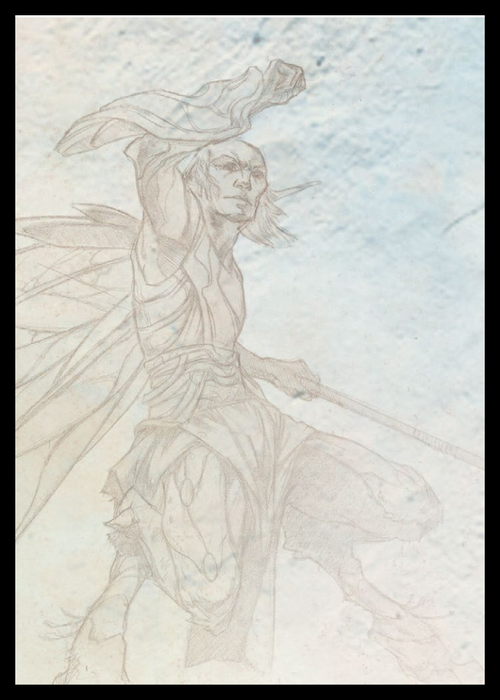
#> input picture melee_cards/unique_cards/card_page_22.png, 500 x 700 px
$ python add_card_text.py
#> lines starting #> are read from the running program, lines starting #| are printed output that depends on the picture
import os
from pathlib import Path
from PIL import Image, ImageDraw, ImageFont
import json

# Card definitions with text, positions, and styling
# Each card has moves with highlights positioned correctly:
# - High Guard: highlight on Deal column for Falling Swing
# - Falling Swing: highlight on Suffer column for High Guard
# - etc.
CARD_DEFINITIONS = {
    "High Guard": {
        "title": "High Guard",
        "damage_type": None,
        "damage_choice": None,
        "opponent_plays": "Opponent Plays",
        "oval_suffix": "Deal / Suffer",
        "moves": [
            {"name": "High Guard", "cost": "∅", "suffer": "∅"},
            {"name": "Falling Swing", "cost": "∅", "suffer": "∅", "annotation": "(I or S)", "highlight": "deal"},
            {"name": "Thrust", "cost": "∅", "suffer": "0", "annotation": "(P)"},
            {"name": "Sweeping Cut", "cost": "∅", "suffer": "∅", "annotation": "(S)"},
            {"name": "Rising Attack", "cost": "∅", "suffer": "2", "annotation": "(I, S or P)"},
            {"name": "Low Guard", "cost": "∅", "suffer": "∅"}
        ]
    },
    "Falling Swing": {
        "title": "Falling Swing",
        "damage_type": "Damage Type:",
        "damage_choice": "Choose Impact or Slicing.",
        "opponent_plays": "Opponent Plays",
        "oval_suffix": "Deal / Suffer",
        "moves": [
            {"name": "High Guard", "cost": "∅", "suffer": "∅", "highlight": "suffer"},
            {"name": "Falling Swing", "cost": "0", "suffer": "0", "annotation": "(I or S)"},
            {"name": "Thrust", "cost": "0", "suffer": "2", "annotation": "(P)"},
            {"name": "Sweeping Cut", "cost": "3", "suffer": "2", "annotation": "(S)"},
            {"name": "Rising Attack", "cost": "3", "suffer": "1", "annotation": "(I, S or P)"},
            {"name": "Low Guard", "cost": "2", "suffer": "∅"}
        ]
    },
    "Thrust": {
        "title": "Thrust",
        "damage_type": "Damage Type:",
        "damage_choice": "Piercing",
        "opponent_plays": "Opponent Plays",
        "oval_suffix": "Deal / Suffer",
        "moves": [
            {"name": "High Guard", "cost": "0", "suffer": "∅"},
            {"name": "Falling Swing", "cost": "2", "suffer": "0", "annotation": "(I or S)"},
            {"name": "Thrust", "cost": "3", "suffer": "3", "annotation": "(P)"},
            {"name": "Sweeping Cut", "cost": "∅", "suffer": "0", "annotation": "(S)", "highlight": "suffer"},
            {"name": "Rising Attack", "cost": "2", "suffer": "1", "annotation": "(I, S or P)"},
            {"name": "Low Guard", "cost": "1", "suffer": "∅"}
        ]
    },
    "Sweeping Cut": {
        "title": "Sweeping Cut",
        "damage_type": "Damage Type:",
        "damage_choice": "Slicing",
        "opponent_plays": "Opponent Plays",
        "oval_suffix": "Deal / Suffer",
        "moves": [
            {"name": "High Guard", "cost": "∅", "suffer": "∅"},
            {"name": "Falling Swing", "cost": "2", "suffer": "3", "annotation": "(I or S)"},
            {"name": "Thrust", "cost": "0", "suffer": "∅", "annotation": "(P)", "highlight": "deal"},
            {"name": "Sweeping Cut", "cost": "0", "suffer": "0", "annotation": "(S)"},
            {"name": "Rising Attack", "cost": "2", "suffer": "2", "annotation": "(I, S or P)"},
            {"name": "Low Guard", "cost": "∅", "suffer": "∅"}
        ]
    },
    "Rising Attack": {
        "title": "Rising Attack",
        "damage_type": "Damage Type:",
        "damage_choice": "Choose Impact, Slicing or Piercing",
        "opponent_plays": "Opponent Plays",
        "oval_suffix": "Deal / Suffer",
        "moves": [
            {"name": "High Guard", "cost": "2", "suffer": "∅"},
            {"name": "Falling Swing", "cost": "1", "suffer": "3", "annotation": "(I or S)"},
            {"name": "Thrust", "cost": "1", "suffer": "2", "annotation": "(P)"},
            {"name": "Sweeping Cut", "cost": "2", "suffer": "2", "annotation": "(S)"},
            {"name": "Rising Attack", "cost": "1", "suffer": "1", "annotation": "(I, S or P)"},
            {"name": "Low Guard", "cost": "∅", "suffer": "∅", "highlight": "suffer"}
        ]
    },
    "Low Guard": {
        "title": "Low Guard",
        "damage_type": None,
        "damage_choice": None,
        "opponent_plays": "Opponent Plays",
        "oval_suffix": "Deal / Suffer",
        "moves": [
            {"name": "High Guard", "cost": "∅", "suffer": "∅"},
            {"name": "Falling Swing", "cost": "∅", "suffer": "2", "annotation": "(I or S)"},
            {"name": "Thrust", "cost": "∅", "suffer": "1", "annotation": "(P)"},
            {"name": "Sweeping Cut", "cost": "∅", "suffer": "∅", "annotation": "(S)"},
            {"name": "Rising Attack", "cost": "∅", "suffer": "∅", "annotation": "(I, S or P)", "highlight": "deal"},
            {"name": "Low Guard", "cost": "∅", "suffer": "∅"}
        ]
    }
}

# Card order mapping
CARD_ORDER = [
    "High Guard",      # card_page_22.png
    "Falling Swing",   # card_page_25.png
    "Thrust",          # card_page_28.png
    "Sweeping Cut",    # card_page_31.png
    "Rising Attack",   # card_page_34.png
    "Low Guard"        # card_page_37.png
]

def get_font(size, bold=False):
    """Get Verdana font with fallback options."""
    font_paths = [
        "/usr/share/fonts/truetype/dejavu/DejaVuSans-Bold.ttf" if bold else "/usr/share/fonts/truetype/dejavu/DejaVuSans.ttf",
        "/usr/share/fonts/TTF/verdana.ttf",
        "/usr/share/fonts/truetype/liberation/LiberationSans-Bold.ttf" if bold else "/usr/share/fonts/truetype/liberation/LiberationSans-Regular.ttf",
        "/System/Library/Fonts/Verdana.ttf",  # macOS
        "C:/Windows/Fonts/verdana.ttf"        # Windows
    ]

    for font_path in font_paths:
        try:
            if os.path.exists(font_path):
                return ImageFont.truetype(font_path, size)
        except:
            continue

    # Fallback to default font
    try:
        return ImageFont.truetype("arial.ttf", size)
    except:
        return ImageFont.load_default()

def draw_yellow_highlight(draw, x, y, width, height):
    """Draw a yellow circle highlight with dark yellow border."""
    # Create a circular highlight
    highlight_color = (255, 255, 0, 180)  # Yellow with transparency
    border_color = (204, 204, 0, 255)     # Dark yellow border

    # Calculate circle center and radius - make it even bigger
    center_x = x + width // 2 + 2
    center_y = y + height // 2 + 8        # Shift up by 3 pixels (8-3=5)
    radius = int(11 * 1.5)  # Make it 1.5x bigger again (was 9, now 13.5 -> 14)

    # Draw dark yellow border circle (slightly larger)
    border_radius = radius + 2
    draw.ellipse([center_x - border_radius, center_y - border_radius,
                  center_x + border_radius, center_y + border_radius],
                 fill=border_color)

    # Draw yellow circle
    draw.ellipse([center_x - radius, center_y - radius,
                  center_x + radius, center_y + radius],
                 fill=highlight_color)

def draw_table_lines(draw, table_x, table_y, table_width, table_height, num_rows, deal_x, suffer_x):
    """Draw grey table lines around the moves section."""
    line_color = (128, 128, 128, 255)  # Grey color for table lines
    line_width = 1

    # Draw outer border
    draw.rectangle([table_x, table_y, table_x + table_width, table_y + table_height],
                   outline=line_color, width=line_width)

    # Draw horizontal lines (between rows)
    row_height = table_height / num_rows
    for i in range(1, num_rows):
        y = table_y + int(i * row_height)
        draw.line([table_x, y, table_x + table_width, y], fill=line_color, width=line_width)

    # Draw vertical lines based on actual column positions
    # Calculate the distance between Deal and Suffer centers
    column_spacing = suffer_x - deal_x
    # Use this spacing as the width for both columns
    column_width = column_spacing

    # Create 2 vertical lines: left of Deal and between Deal/Suffer
    # The table's right border serves as the right edge of Suffer column

    # Line 1: Left edge of Deal column
    x1 = deal_x - column_width // 2
    draw.line([x1, table_y, x1, table_y + table_height], fill=line_color, width=line_width)

    # Line 2: Between Deal and Suffer (centered between them)
    x2 = (deal_x + suffer_x) // 2
    draw.line([x2, table_y, x2, table_y + table_height], fill=line_color, width=line_width)

def add_text_to_card(image_path, card_name, output_path):
    """Add text overlay to a card image."""
#> called with card_name = 'High Guard'
    if card_name not in CARD_DEFINITIONS:
        print(f"Card definition not found for: {card_name}")
        return False

    card_data = CARD_DEFINITIONS[card_name]

    # Open the image
    img = Image.open(image_path).convert("RGBA")

    # Create a transparent overlay for text
    text_overlay = Image.new("RGBA", img.size, (255, 255, 255, 0))
    draw = ImageDraw.Draw(text_overlay)

    # Define fonts with larger sizes for better readability and more space usage
    title_font = get_font(48, bold=True)          # Bigger title
    subtitle_font = get_font(20, bold=False)      # Smaller for "Damage Type:" label
    body_font = get_font(20)                      # Bigger body text
    body_bold_font = get_font(24, bold=True)      # Bigger and bold for damage types
    move_font = get_font(28, bold=True)           # Even bigger move names
    cost_font = get_font(26, bold=True)           # Even bigger cost/suffer
    num_font = get_font(32, bold=True)           # Bigger numbers
    annotation_font = get_font(14, bold=True)                # Smaller annotations

    # Colors
    black = (0, 0, 0, 255)
    dark_gray = (64, 64, 64, 255)
    light_gray = (60, 60, 60, 255)               # Darker for annotations
    suffer_gray = (90, 90, 90, 255)           # Darker for suffer column

    # Card dimensions
    card_width, card_height = img.size

    # Use more of the card space - move further left
    margin_left = 30                              # Adjusted for better alignment
    margin_right = 60
    content_width = card_width - margin_left - margin_right

    # Title position (top of card)
    title_x = margin_left
    title_y = 40
    draw.text((title_x, title_y), card_data["title"], fill=black, font=title_font)

    # Damage type section (if applicable)
    if card_data["damage_type"]:
        damage_y = title_y + 90
        # "Damage Type:" is not bold
        draw.text((title_x, damage_y), card_data["damage_type"], fill=black, font=subtitle_font)

        choice_y = damage_y + 32
        # Parse and make damage types bold with proper baseline alignment
        choice_text = card_data["damage_choice"]
        if "Choose" in choice_text:
            # Split the text to make damage types bold
            parts = choice_text.split()

            # Collect all text elements for this line to calculate baseline
            choice_texts = []
            for part in parts:
                clean_part = part.rstrip('.,')
                if clean_part in ["Impact", "Slicing", "Piercing"]:
                    choice_texts.append((part, body_bold_font))
                else:
                    choice_texts.append((part, body_font))

            # Calculate maximum ascent for baseline alignment
            max_ascent = 0
            for text, font in choice_texts:
                ascent = font.getmetrics()[0]
                max_ascent = max(max_ascent, ascent)

            # Calculate common baseline
            choice_baseline_y = choice_y + max_ascent

            # Draw all text on the same baseline
            x_pos = title_x
            for i, part in enumerate(parts):
                # Remove punctuation for checking
                clean_part = part.rstrip('.,')
                if clean_part in ["Impact", "Slicing", "Piercing"]:
                    # This is a damage type - make it bold
                    font_to_use = body_bold_font
                else:
                    font_to_use = body_font

                # Calculate Y position based on baseline
                font_ascent = font_to_use.getmetrics()[0]
                text_y = choice_baseline_y - font_ascent

                draw.text((x_pos, text_y), part, fill=black, font=font_to_use)
                # Calculate width of this word for next position
                bbox = draw.textbbox((0, 0), part + " ", font=font_to_use)
                x_pos += bbox[2] - bbox[0]
        else:
            # Just draw the damage type bold
            draw.text((title_x, choice_y), choice_text, fill=black, font=body_bold_font)

        start_y = choice_y + 90  # Increased spacing after damage type
    else:
        start_y = title_y + 110  # Increased spacing when no damage type
    margin_left = 24
    # Calculate column positions first to align headers properly
    # First calculate annotation space to properly align headers
    max_annotation_width = 0
    for move in card_data["moves"]:
        if "annotation" in move:
            move_bbox = draw.textbbox((0, 0), move["name"] + " ", font=move_font)
            annotation_bbox = draw.textbbox((0, 0), move["annotation"], font=annotation_font)
            total_width = (move_bbox[2] - move_bbox[0]) + (annotation_bbox[2] - annotation_bbox[0])
            max_annotation_width = max(max_annotation_width, total_width)
#> this loop made 6 passes
#> (move_bbox, annotation_bbox, total_width, max_annotation_width) on passes 2 to 5: ((0, 5, 220, 32), (0, 2, 54, 14), 274, 274), ((0, 5, 113, 26), (0, 2, 23, 14), 136, 274), ((0, 5, 227, 32), (0, 2, 23, 14), 250, 274), ((0, 5, 219, 32), (0, 2, 75, 15), 294, 294)

    # Position columns based on the longest move name + annotation - move further right
    deal_col_x = margin_left + max_annotation_width + 50  # Restored original spacing
#> deal_col_x = 368
    suffer_col_x = deal_col_x + 70  # Restored original spacing
#> suffer_col_x = 438

    # Calculate table positioning from bottom of card for consistency
    # Define table dimensions first
    num_moves = len(card_data["moves"])
    line_height = 58  # Height per row
    table_padding_from_bottom = 60  # Distance from bottom of card
    header_height = 50  # Height for header row

    # Calculate table position from bottom
    table_height = header_height + (num_moves * line_height)
    table_end_y = card_height - table_padding_from_bottom
    table_start_y = table_end_y - table_height

    # Header row positioning
    opponent_y = table_start_y + 10  # Small padding from table top

    # Moves start position
    moves_start_y = opponent_y + header_height

    # Calculate baseline for header row - find max ascent among all header texts
    header_texts = [
        (card_data["opponent_plays"], body_font),
        ("Deal", body_font),
        ("Suffer", body_font)
    ]

    max_ascent = 0
    for text, font in header_texts:
        bbox = draw.textbbox((0, 0), text, font=font)
        ascent = font.getmetrics()[0]  # Get ascent from font metrics
        max_ascent = max(max_ascent, ascent)
#> this loop made 3 passes
#> bbox on passes 1 to 3: (0, 4, 157, 23), (0, 4, 46, 19), (0, 4, 60, 19)

    # Calculate common baseline for header row
    header_baseline_y = opponent_y + max_ascent + 6

    # Draw all header texts on the same baseline
    # "Opponent Plays"
    opponent_ascent = body_font.getmetrics()[0]
    opponent_text_y = header_baseline_y - opponent_ascent
    draw.text((title_x, opponent_text_y), card_data["opponent_plays"], fill=black, font=body_font)

    # "Deal" and "Suffer" headers - center them over their columns
    deal_bbox = draw.textbbox((0, 0), "Deal", font=body_font)
#> deal_bbox = (0, 4, 46, 19)
    suffer_bbox = draw.textbbox((0, 0), "Suffer", font=body_font)
#> suffer_bbox = (0, 4, 60, 19)
    deal_width = deal_bbox[2] - deal_bbox[0]
#> deal_width = 46
    suffer_width = suffer_bbox[2] - suffer_bbox[0]
#> suffer_width = 60

    deal_ascent = body_font.getmetrics()[0]
    suffer_ascent = body_font.getmetrics()[0]
    deal_text_y = header_baseline_y - deal_ascent
    suffer_text_y = header_baseline_y - suffer_ascent

    draw.text((deal_col_x - deal_width//2, deal_text_y), "Deal", fill=black, font=body_font)
    draw.text((suffer_col_x - suffer_width//2 + 4, suffer_text_y), "Suffer", fill=dark_gray, font=body_font)

    # Calculate column positions
    move_name_x = title_x

    for i, move in enumerate(card_data["moves"]):
        # Calculate the top Y position for this row
        row_top_y = moves_start_y + (i * line_height)

        # Collect all text elements that will be drawn in this row
        row_texts = []

        # Move name
        move_text = move["name"]
        row_texts.append((move_text, move_font))

        # Annotation if present
        if "annotation" in move:
            row_texts.append((move["annotation"], annotation_font))

        # Cost and suffer values
        cost_text = str(move['cost'])
        suffer_text = str(move['suffer'])
        row_texts.append((cost_text, cost_font))
        row_texts.append((suffer_text, cost_font))

        # Calculate maximum ascent for this row
        max_ascent = 0
        for text, font in row_texts:
            ascent = font.getmetrics()[0]  # Get ascent from font metrics
            max_ascent = max(max_ascent, ascent)

        # Calculate common baseline for this row
        row_baseline_y = row_top_y + max_ascent + 5  # Add small padding from top of cell

        # Draw move name on baseline
        move_ascent = move_font.getmetrics()[0]
        move_y = row_baseline_y - move_ascent
        draw.text((move_name_x, move_y), move_text, fill=black, font=move_font)

        # Draw annotation if present, on same baseline
        if "annotation" in move:
            move_text_bbox = draw.textbbox((0, 0), move_text + " ", font=move_font)
            annotation_x = move_name_x + (move_text_bbox[2] - move_text_bbox[0])
            annotation_ascent = annotation_font.getmetrics()[0]
            annotation_y = row_baseline_y - annotation_ascent

            draw.text((annotation_x, annotation_y - 4), move["annotation"], fill=light_gray, font=annotation_font)

        # Check if this move should be highlighted and in which column
        highlight_type = move.get("highlight", None)

        # Calculate text dimensions for highlighting and positioning
        cost_bbox = draw.textbbox((0, 0), cost_text, font=cost_font)
        suffer_bbox = draw.textbbox((0, 0), suffer_text, font=cost_font)
        cost_width = cost_bbox[2] - cost_bbox[0]
        suffer_width = suffer_bbox[2] - suffer_bbox[0]
        cost_height = cost_bbox[3] - cost_bbox[1]
        suffer_height = suffer_bbox[3] - suffer_bbox[1]

        # Calculate Y positions for cost and suffer text on baseline
        cost_ascent = num_font.getmetrics()[0]
        suffer_ascent = num_font.getmetrics()[0]
        cost_y = row_baseline_y - cost_ascent
        suffer_y = row_baseline_y - suffer_ascent

        # Draw highlights if needed (position them relative to the baseline-aligned text)
        if highlight_type == "deal":
            highlight_y = cost_y  # Use the baseline-aligned position
            draw_yellow_highlight(draw, deal_col_x - cost_width//2 - 10, highlight_y, cost_width + 20, cost_height)
        elif highlight_type == "suffer":
            highlight_y = suffer_y  # Use the baseline-aligned position
            draw_yellow_highlight(draw, suffer_col_x - suffer_width//2 - 10, highlight_y, suffer_width + 20, suffer_height)

        # Draw the cost and suffer values (centered in their columns, on baseline)
        draw.text((deal_col_x - cost_width//2, cost_y), cost_text, fill=black, font=num_font)
        # Suffer column is more greyed out
        draw.text((suffer_col_x - suffer_width//2, suffer_y), suffer_text, fill=suffer_gray, font=num_font)
#> this loop made 6 passes
#> (move_text_bbox, annotation_x, suffer_bbox, suffer_width, suffer_height) on pass 2: ((0, 5, 220, 32), 250, (0, 6, 22, 26), 22, 20)

    # Draw table lines around the moves section
    table_start_x = margin_left - 5  # Start slightly left of text
    table_end_x = suffer_col_x + 40  # End slightly right of suffer column
#> table_end_x = 478
    table_width = table_end_x - table_start_x
#> table_width = 459

    draw_table_lines(draw, table_start_x, table_start_y, table_width, table_height,
                     num_moves + 1, deal_col_x, suffer_col_x)  # Pass actual column positions
#> in draw_table_lines, `column_spacing = suffer_x - deal_x`: column_spacing = 70
#> in draw_table_lines, `x1 = deal_x - column_width // 2`: x1 = 333
#> in draw_table_lines, `x2 = (deal_x + suffer_x) // 2`: x2 = 403

    # Composite the text overlay onto the original image
    final_img = Image.alpha_composite(img, text_overlay)
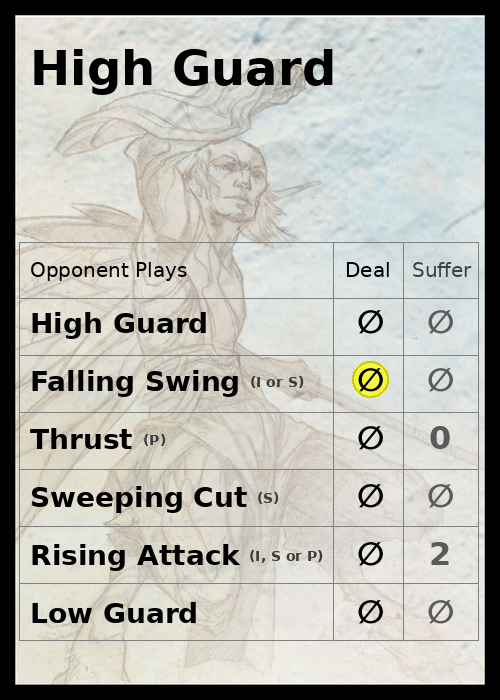
#> final_img: PIL image 500x700 RGBA; mean R, G, B, A 182.6, 182.7, 176.3, 255

    # Convert back to RGB for saving as PNG
    final_img = final_img.convert("RGB")
#> final_img: PIL image 500x700 RGB

    # Save the result
    final_img.save(output_path, "PNG")
    print(f"Created card with text: {output_path}")
    return True

def process_all_cards():
    """Process all card images and add text overlays."""
    # Define input and output directories
    input_dir = Path(__file__).parent / "unique_cards"
    output_dir = Path(__file__).parent / "cards_with_text"
    output_dir.mkdir(exist_ok=True)

    # Find all PNG files
    png_files = sorted(list(input_dir.glob("*.png")))

    if not png_files:
        print("No PNG files found in unique_cards directory")
        return

    print(f"Found {len(png_files)} PNG files")

    # Process each file
    file_mapping = [
        ("card_page_22.png", "High Guard"),
        ("card_page_25.png", "Falling Swing"),
        ("card_page_28.png", "Thrust"),
        ("card_page_31.png", "Sweeping Cut"),
        ("card_page_34.png", "Rising Attack"),
        ("card_page_37.png", "Low Guard")
    ]

    for filename, card_name in file_mapping:
        input_path = input_dir / filename
        if input_path.exists():
            # Create output filename
            safe_card_name = card_name.replace(" ", "_").lower()
            output_filename = f"{safe_card_name}.png"

            output_path = output_dir / output_filename

            success = add_text_to_card(input_path, card_name, output_path)
            if not success:
                print(f"Failed to process: {filename}")
        else:
            print(f"File not found: {filename}")

if __name__ == "__main__":
    print("Adding text overlays to card images...")
    process_all_cards()
    print("Text overlay processing complete!")
